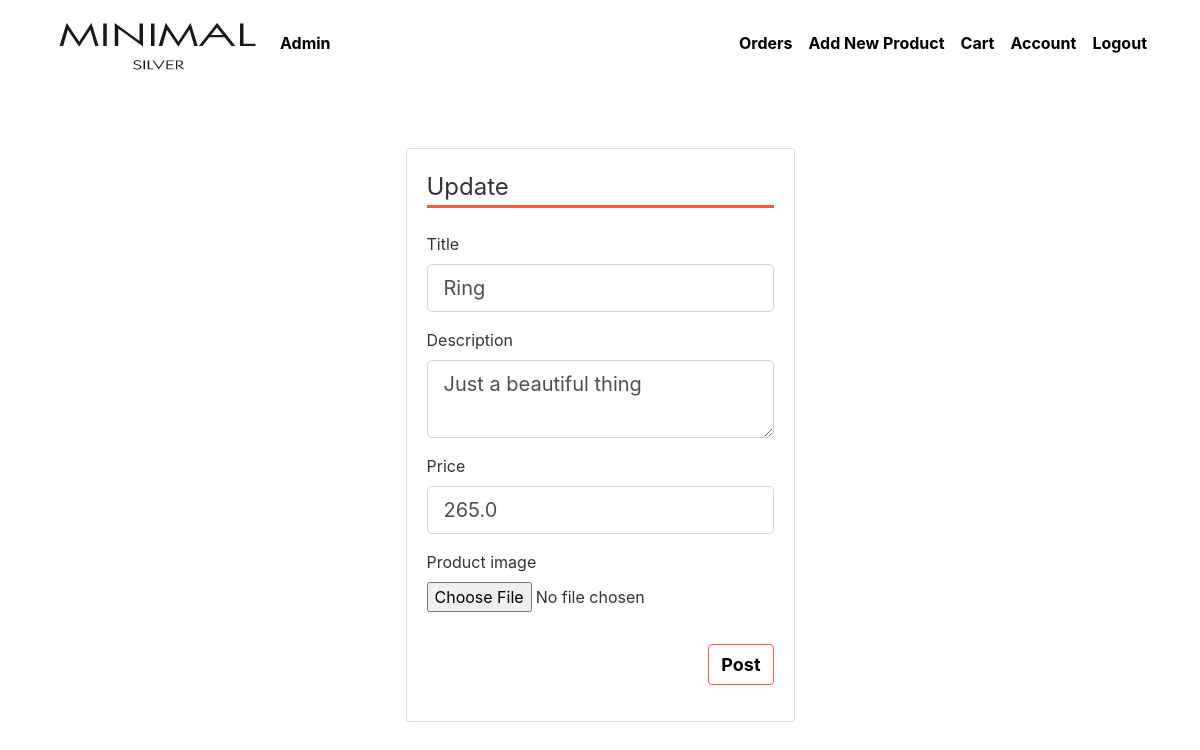
Page /product/10/update (signed in) on the committed database.
### shop/models.py (models this page shows, shortened)
class Product(db.Model):
	id = db.Column(db.Integer, primary_key=True)
	p_name = db.Column(db.String(100), nullable=False)
	description = db.Column(db.UnicodeText, nullable=False)
	image = db.Column(db.String(20), nullable=False, default='default.jpg')
	price = db.Column(db.Float, nullable=False)

### shop/routes.py (the view)
@app.route("/product/<int:product_id>/update", methods=['GET', 'POST'])
@admin_login_required
def update_product(product_id):
    product = Product.query.get_or_404(product_id)
    form = ProductForm()
    if form.validate_on_submit():
        product.p_name = form.p_name.data
        product.description = form.description.data
        product.price = form.price.data
        if form.picture.data:
            picture_file = save_picture(form.picture.data)
            product.image = picture_file
        db.session.commit()
        flash('Your product has been updated!', 'success')
        return redirect(url_for('product', product_id=product.id))
    elif request.method == 'GET':
        form.p_name.data = product.p_name
        form.description.data = product.description
        form.price.data = product.price
        form.picture.data = product.image
    return render_template('add_product.html', title='Update', form=form, legend='Update')

### shop/forms.py
class ProductForm(FlaskForm):
	p_name = StringField('Title', validators=[DataRequired()])
	description = CKEditorField('Description', validators=[DataRequired()])
	price = FloatField('Price', validators=[DataRequired()])
	picture = FileField('Product image', validators=[FileAllowed(['jpg', 'png', 'jpeg'])])
	submit = SubmitField('Post')

### shop/models.py (called while the page is built)
@login_manager.user_loader
def load_user(user_id):
	return User.query.get(int(user_id))

	def is_admin(self):
		return self.admin

### shop/routes.py (called while the page is built)
def admin_login_required(func):
    @wraps(func)
    def decorated_view(*args, **kwargs):
        if not current_user.is_admin():
            return abort(403)
        return func(*args, **kwargs)
    return decorated_view

### shop/templates/add_product.html (shortened to what this page needs)
{% extends "layout.html" %}
{% block content %}
<div class="content-section">
    <form method="POST" action="" enctype="multipart/form-data">
        <fieldset class="form-group">
            <legend class="mb-4 bottom-line">{{ legend }}</legend>
            <div class="form-group">
                {{ form.p_name.label(class="form-control-label") }}
                {% if form.p_name.errors %}
                    {{ form.p_name(class="form-control form-control-lg is-invalid") }}
                    <div class="invalid-feedback">
                        {% for error in form.p_name.errors %}
                            <span>{{ error }}</span>
                        {% endfor %}
                    </div>
                {% else %}
                    {{ form.p_name(class="form-control form-control-lg") }}
                {% endif %}
            </div>
            <div class="form-group">
                {{ form.description.label(class="form-control-label") }}
                {% if form.description.errors %}
                    {{ form.description(class="form-control form-control-lg is-invalid") }}
                    <div class="invalid-feedback">
                        {% for error in form.description.errors %}
                            <span>{{ error }}</span>
                        {% endfor %}
                    </div>
                {% else %}
                    {{ form.description(class="form-control form-control-lg") | safe}}
                {% endif %}
            </div>
             <div class="form-group">
                {{ form.price.label(class="form-control-label") }}
                {% if form.price.errors %}
                    {{ form.price(class="form-control form-control-lg is-invalid") }}
                    <div class="invalid-feedback">
                        {% for error in form.price.errors %}
                            <span>{{ error }}</span>
                        {% endfor %}
                    </div>
                {% else %}
                    {{ form.price(class="form-control form-control-lg") }}
                {% endif %}
            </div>
            <div class="form-group">
                {{ form.picture.label() }}
                	{{ form.picture(class="form-control-file") }}
            </div>
        </fieldset>
        <div class="form-group" style="text-align:right">
            {{ form.submit(class="btn but") }}
        </div>
    </form>
</div>
{% endblock content %}

### shop/static/main.css (style rules this page uses)
body { background: #ffffff; color: #333333; margin-top: 8rem; }
.content-section { background: #ffffff; padding: 20px 20px; border: 1px solid #dddddd; border-radius: 3px; margin-bottom: 20px; }
.but { background-color: #ffffff; border-color: #ff5733; font-size: 18px; font-weight: 700; }
.bottom-line { border-bottom: 3px solid #ff5733; }

### rows in the picture
Product: p_name "Ring", description "Just a beautiful thing", price "265.0"

### other values in the picture
{{ legend }} "Update"
